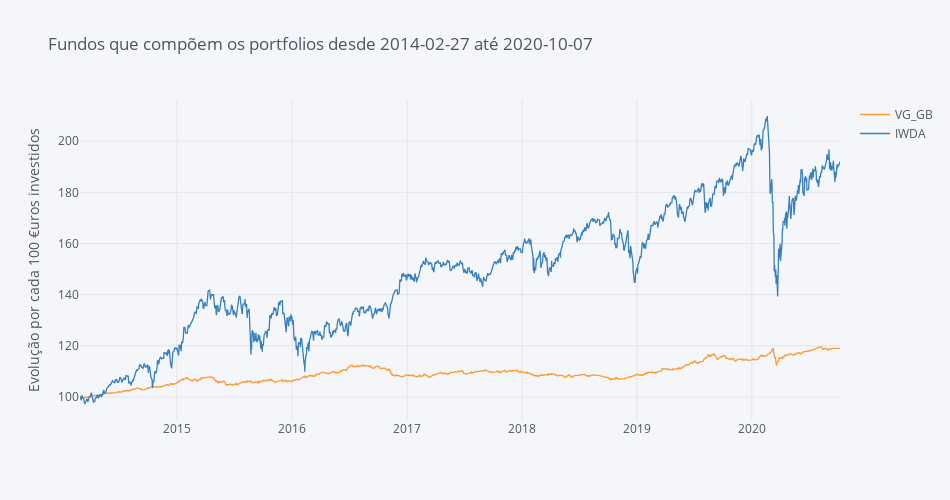

Notebook code for this chart:
### Code cell
fundos.iplot(dimensions=fa.dimensions, title='Fundos que compõem os portfolios desde ' +  Begin + ' até ' + End,
             yTitle='Evolução por cada 100 €uros investidos')

### Figure 1 — Plotly figure (JSON) as saved in the notebook; plotly's stock layout.template omitted (floating-point values rounded to 4 significant figures; data arrays with more than 128 entries replaced by an {"elided": "..."} marker saying what was removed)
{"data": [{"line": {"color": "rgba(255, 153, 51, 1.0)", "dash": "solid", "shape": "linear", "width": 1.3}, "mode": "lines", "name": "VG_GB", "text": "", "type": "scatter", "x": {"elided": "1729 str values"}, "y": {"elided": "1729 float values"}}, {"line": {"color": "rgba(55, 128, 191, 1.0)", "dash": "solid", "shape": "linear", "width": 1.3}, "mode": "lines", "name": "IWDA", "text": "", "type": "scatter", "x": {"elided": "1729 str values"}, "y": {"elided": "1729 float values"}}], "layout": {"height": 500, "legend": {"bgcolor": "#F5F6F9", "font": {"color": "#4D5663"}}, "paper_bgcolor": "#F5F6F9", "plot_bgcolor": "#F5F6F9", "title": {"font": {"color": "#4D5663"}, "text": "Fundos que compõem os portfolios desde 2014-02-27 até 2020-10-07"}, "width": 950, "xaxis": {"autorange": true, "gridcolor": "#E1E5ED", "range": ["2014-02-27", "2020-10-07"], "showgrid": true, "tickfont": {"color": "#4D5663"}, "title": {"font": {"color": "#4D5663"}, "text": ""}, "type": "date", "zerolinecolor": "#E1E5ED"}, "yaxis": {"autorange": true, "gridcolor": "#E1E5ED", "range": [91.01, 216.1], "showgrid": true, "tickfont": {"color": "#4D5663"}, "title": {"font": {"color": "#4D5663"}, "text": "Evolução por cada 100 €uros investidos"}, "type": "linear", "zerolinecolor": "#E1E5ED"}}}
